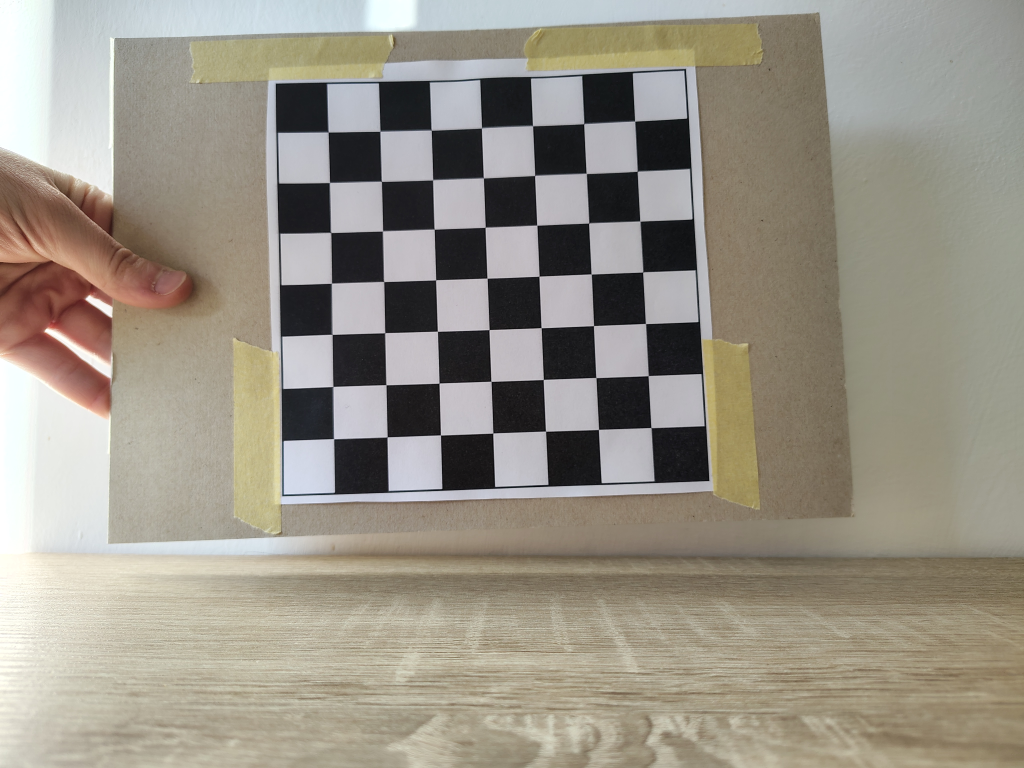
#> input picture images/chess-0.jpg, 4096 x 3072 px (shown at 1/4 size); its folder holds only this picture in this run
$ jupyter execute --allow-errors code.ipynb   (older library calls are emulated)
#> lines starting #> are read from the running program, lines starting #| are printed output that depends on the picture
[cell 1]
import numpy as np
import cv2

import glob

from os import path as ospath
#> (the rest of this cell did not finish here and is left out)

CAMERA CALIBRATION FROM OPENCV SITE

[cell 2]
# termination criteria
criteria = (cv2.TERM_CRITERIA_EPS + cv2.TERM_CRITERIA_MAX_ITER, 30, 0.001)

# prepare object points, like (0,0,0), (1,0,0), (2,0,0) ....,(6,5,0)
objp = np.zeros((7*7,3), np.float32)
objp[:,:2] = np.mgrid[0:7,0:7].T.reshape(-1,2)

# Arrays to store object points and image points from all the images.
objpoints = [] # 3d point in real world space
imgpoints = [] # 2d points in image plane.

images = glob.glob('images/chess-*.jpg')

for fname in images:
    img = cv2.imread(fname)
#> img is the input picture: shape (3072, 4096, 3); mean B, G, R 135, 147.1, 153.1
    gray = cv2.cvtColor(img, cv2.COLOR_BGR2GRAY)
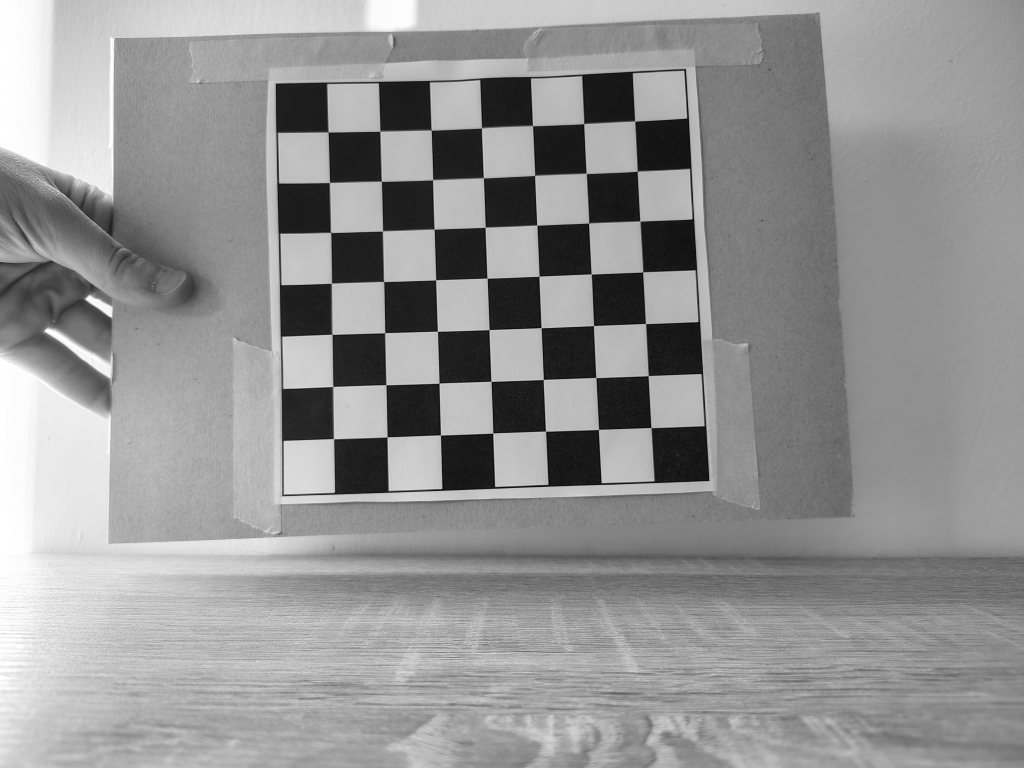
#> gray: shape (3072, 4096) (shown at 1/4 size); min 0, max 255, mean 147.5

    # Find the chess board corners
    ret, corners = cv2.findChessboardCorners(gray, (7,7), None)
#> ret = True; corners = 49 rows, first 8: [2539.7, 486.5], [2549, 685.7], [2560.9, 886.1], [2571.6, 1089.4], [2582.6, 1295.8], [2593.4, 1503.5], [2604.4, 1711.9], [2337.5, 497.9]

    # If found, add object points, image points (after refining them)
    if ret == True:
        objpoints.append(objp)

        corners2 = cv2.cornerSubPix(gray,corners, (11,11), (-1,-1), criteria)
#> corners2 = 49 rows, first 8: [2540, 486.3], [2550, 686.8], [2560.8, 886.2], [2571.9, 1089.7], [2583, 1295.7], [2593.7, 1503.9], [2605.1, 1711.5], [2336.2, 496.7]
        imgpoints.append(corners2)

        # Draw and display the corners
        cv2.drawChessboardCorners(img, (7,7), corners2, ret)
        cv2.imwrite(f'out/{ospath.basename(fname)}', img)

ret, mtx, dist, rvecs, tvecs = cv2.calibrateCamera(objpoints, imgpoints, gray.shape[::-1], None, None)
#> ret = 1.39; mtx = [[8393.4, 0, 2010], [0, 8834.1, 1717.4], [0, 0, 1]]; dist = [[2.29, -169.4, -0.0139, 0.00314, 4334.5]]; rvecs = ([-0.258, 0.247, 1.52],); tvecs = ([2.6, -5.71, 41.92],)


$ run again, on images/chess-2.jpg
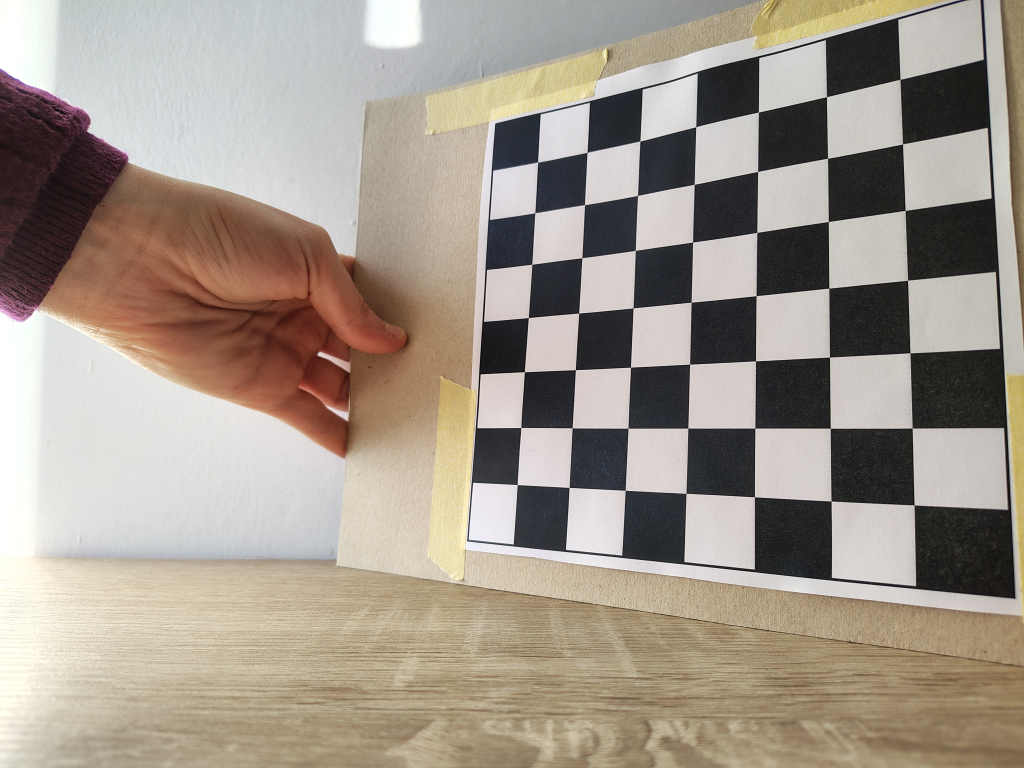
#> input picture images/chess-2.jpg, 4096 x 3072 px (shown at 1/4 size)
#> img is the input picture: shape (3072, 4096, 3); mean B, G, R 139.9, 151.4, 161.8
#> `gray = cv2.cvtColor(img, cv2.COLOR_BGR2GRAY)`:
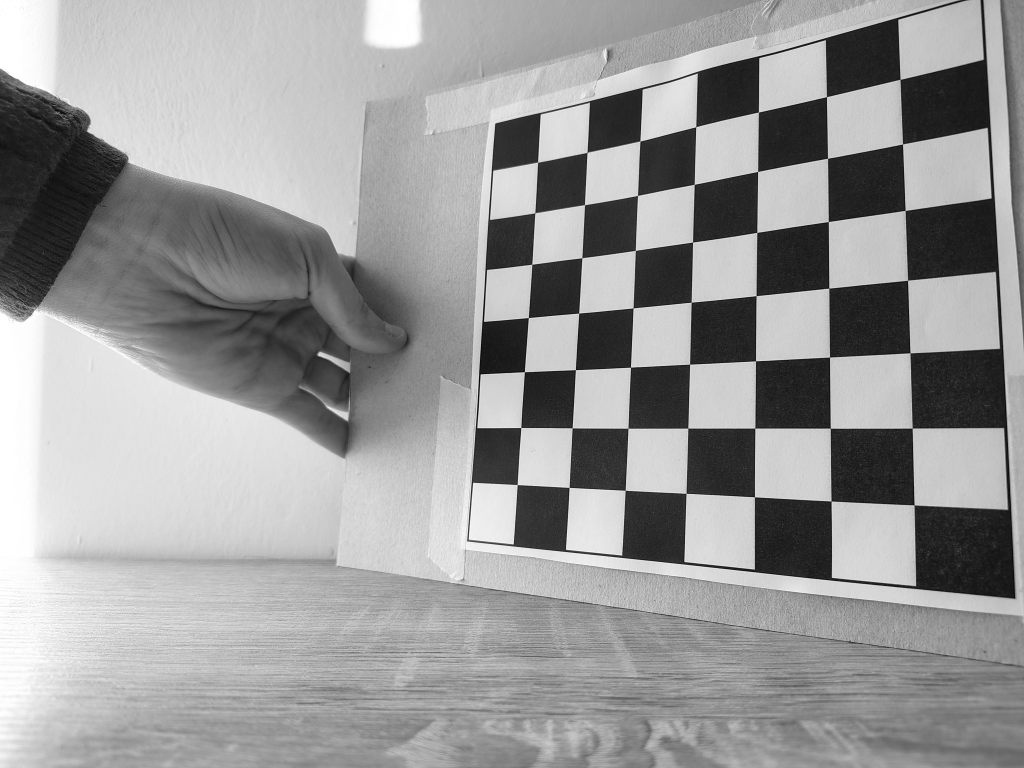
#> gray: shape (3072, 4096) (shown at 1/4 size); min 0, max 255, mean 153.2
#> `ret, corners = cv2.findChessboardCorners(gray, (7,7), None)`: ret = True; corners = 49 rows, first 8: [3601.5, 319], [3611.5, 577.4], [3621.3, 843.4], [3631.1, 1122.3], [3633, 1407], [3643, 1720], [3651, 2013], [3307, 388.4]
#> corners2 = 49 rows, first 8: [3601.5, 318.9], [3611.6, 577.4], [3621.8, 843.4], [3631.6, 1122.4], [3641.3, 1412.8], [3649.8, 1713.5], [3657.4, 2020.9], [3307.2, 388.2]
#> `ret, mtx, dist, rvecs, tvecs = cv2.calibrateCamera(objpoints, imgpoint..`: ret = 2.24; mtx = [[2830.5, 0, 1504.3], [0, 3068.4, 1548.3], [0, 0, 1]]; dist = [[0.00384, 0.119, -0.00718, -0.0239, -0.119]]; rvecs = ([0.299, 0.671, 1.56],); tvecs = ([8.23, -4.29, 10.73],)

$ run again, on images/chess-3.jpg
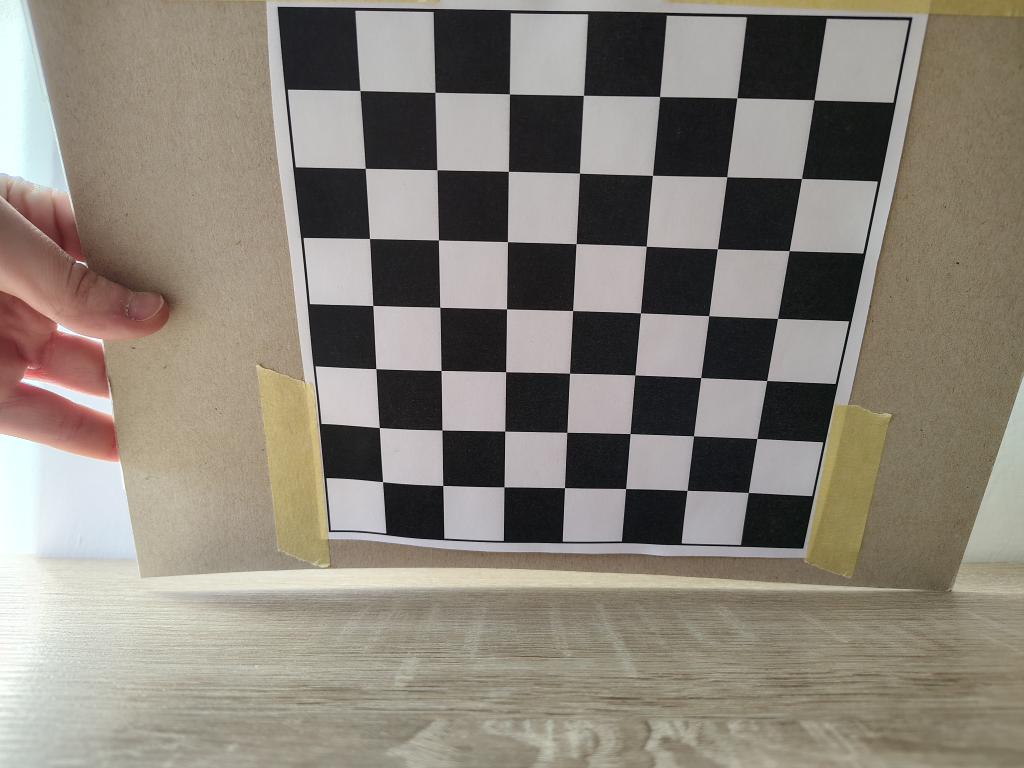
#> input picture images/chess-3.jpg, 4096 x 3072 px (shown at 1/4 size)
#> img is the input picture: shape (3072, 4096, 3); mean B, G, R 121.5, 131.9, 138.6
#> `gray = cv2.cvtColor(img, cv2.COLOR_BGR2GRAY)`:
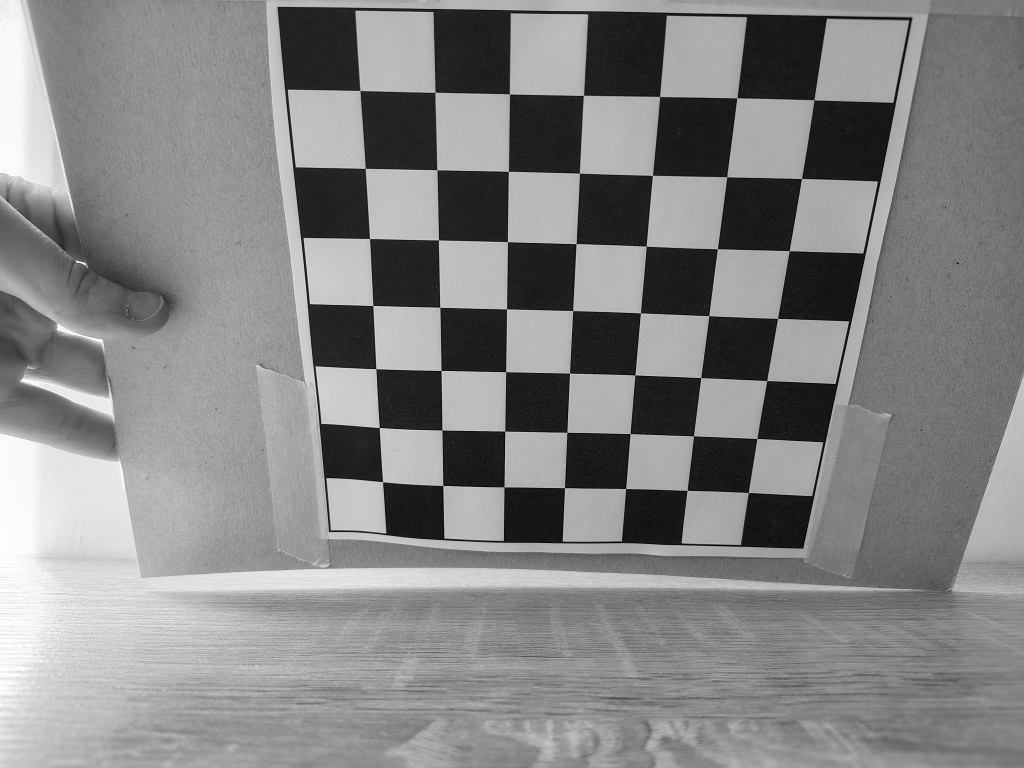
#> gray: shape (3072, 4096) (shown at 1/4 size); min 0, max 255, mean 132.7
#> `ret, corners = cv2.findChessboardCorners(gray, (7,7), None)`: ret = True; corners = 49 rows, first 8: [1441.6, 363.9], [1741.4, 371], [2039.8, 377.5], [2335.6, 383.5], [2639.6, 388.7], [2949, 393], [3256.6, 402.2], [1462.9, 674.5]
#> corners2 = 49 rows, first 8: [1441.5, 363.8], [1741.7, 370.7], [2039.6, 377.4], [2335.3, 382.9], [2640.2, 387.8], [2948.9, 393.1], [3257.4, 401.1], [1462.7, 674.5]
#> `ret, mtx, dist, rvecs, tvecs = cv2.calibrateCamera(objpoints, imgpoint..`: ret = 3.13; mtx = [[3590.9, 0, 2047], [0, 3869.2, 1469.1], [0, 0, 1]]; dist = [[-0.315, 4.02, 0.022, 0.00386, -11.75]]; rvecs = ([0.519, 0.0157, 0.0213],); tvecs = ([-2.03, -3.45, 11.8],)

$ run again, on images/chess-4.jpg
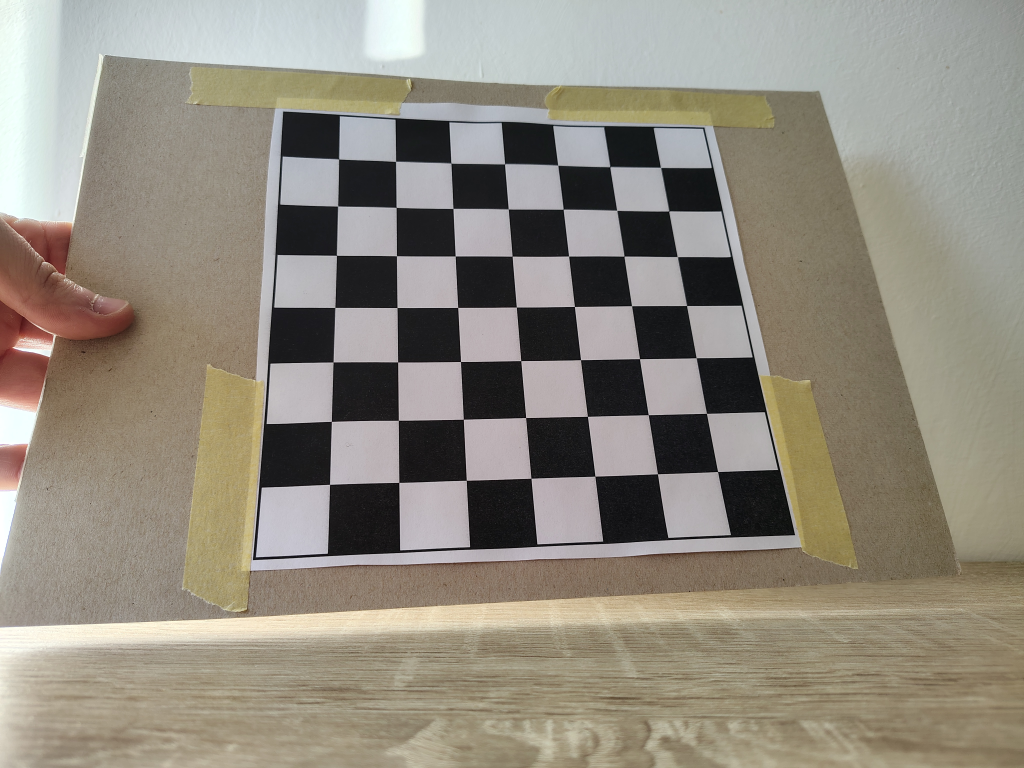
#> input picture images/chess-4.jpg, 4096 x 3072 px (shown at 1/4 size)
#> img is the input picture: shape (3072, 4096, 3); mean B, G, R 126.8, 138.9, 145
#> `gray = cv2.cvtColor(img, cv2.COLOR_BGR2GRAY)`:
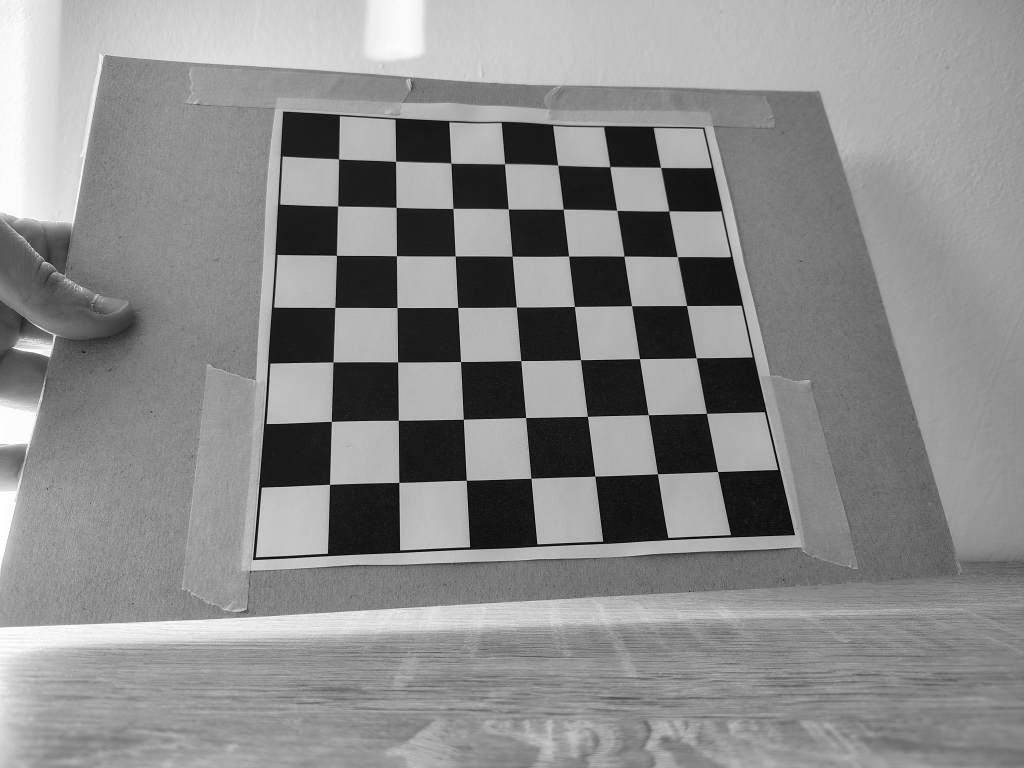
#> gray: shape (3072, 4096) (shown at 1/4 size); min 0, max 255, mean 139.3
#> `ret, corners = cv2.findChessboardCorners(gray, (7,7), None)`: ret = True; corners = 49 rows, first 8: [1356.7, 637.9], [1583.5, 647.9], [1805.5, 654.6], [2020.1, 657.9], [2232.9, 663.6], [2440.5, 668.7], [2643.9, 671.8], [1352.5, 826]
#> corners2 = 49 rows, first 8: [1356.7, 637.8], [1584.3, 647.2], [1805.5, 654.3], [2019.8, 657.2], [2232.5, 662.5], [2440.5, 668.8], [2643.3, 671.5], [1352.6, 825.8]
#> `ret, mtx, dist, rvecs, tvecs = cv2.calibrateCamera(objpoints, imgpoint..`: ret = 1.57; mtx = [[2896.2, 0, 2035.7], [0, 2983.2, 1645.1], [0, 0, 1]]; dist = [[0.393, -5.14, -0.0148, -0.00731, 19.36]]; rvecs = ([-0.436, -0.109, -0.0458],); tvecs = ([-3.04, -4.36, 13.32],)

$ run again, on images/chess-1.jpg
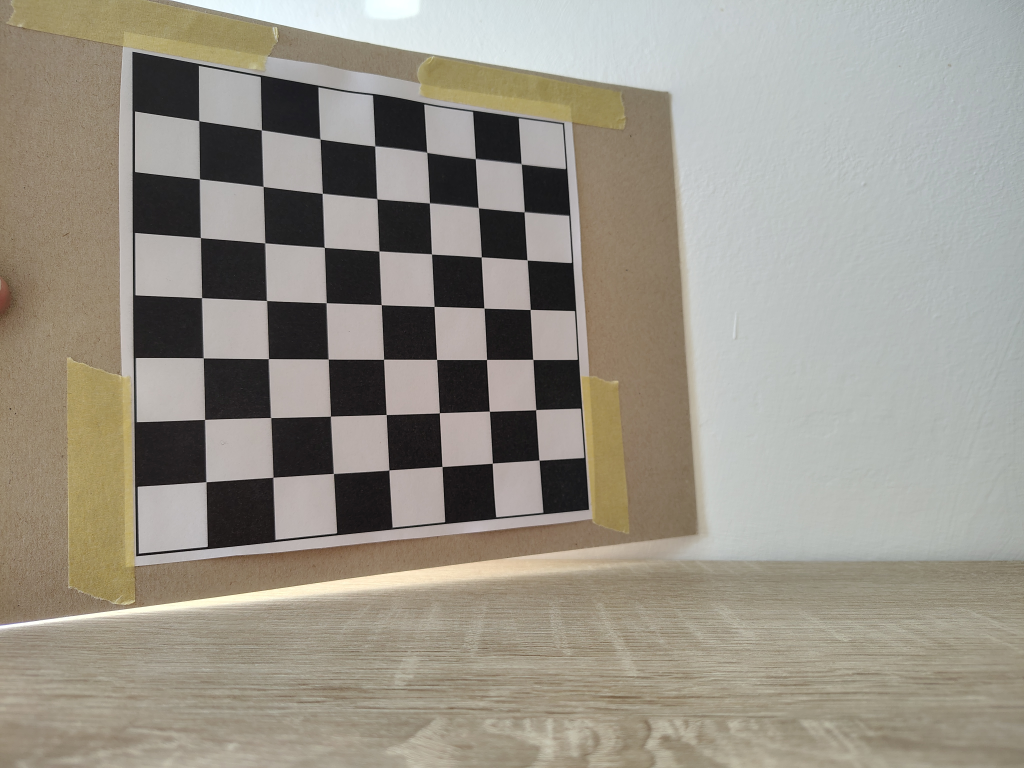
#> input picture images/chess-1.jpg, 4096 x 3072 px (shown at 1/4 size)
#> img is the input picture: shape (3072, 4096, 3); mean B, G, R 136.6, 147.6, 152.7
#> `gray = cv2.cvtColor(img, cv2.COLOR_BGR2GRAY)`:
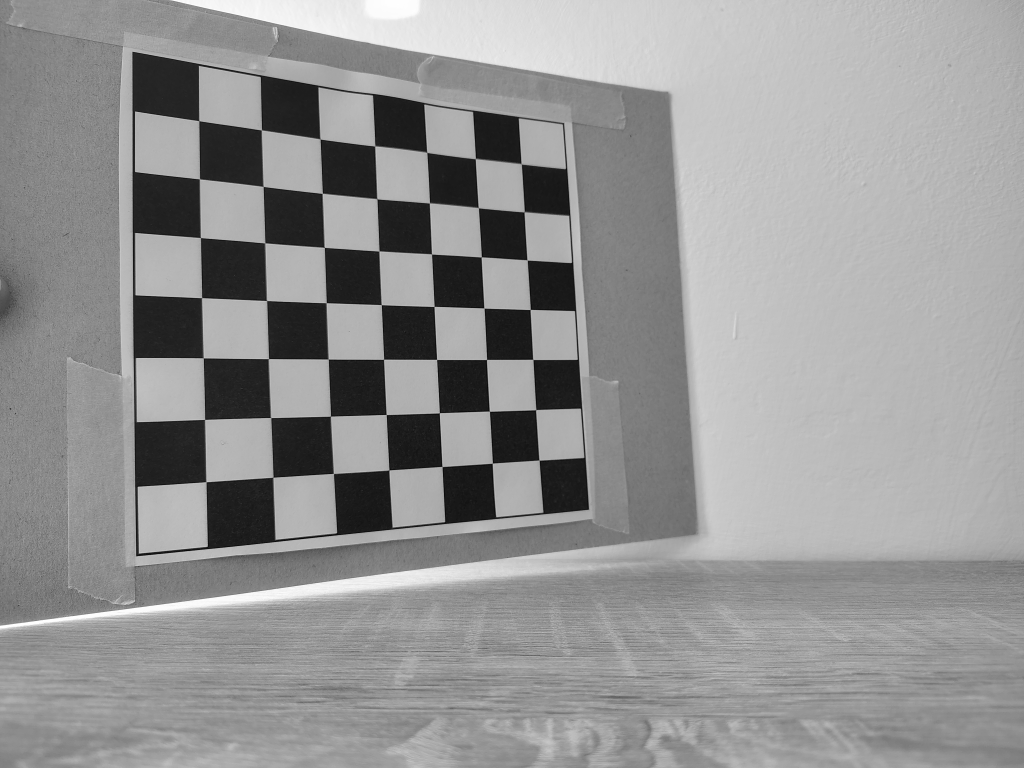
#> gray: shape (3072, 4096) (shown at 1/4 size); min 0, max 255, mean 147.9
#> `ret, corners = cv2.findChessboardCorners(gray, (7,7), None)`: ret = True; corners = 49 rows, first 8: [797.9, 484], [1047.9, 521.9], [1282, 557.3], [1501.7, 586.1], [1708.4, 612.7], [1903, 636.5], [2086.2, 658.4], [800.5, 717.9]
#> corners2 = 49 rows, first 8: [797.4, 484.7], [1047.9, 521.8], [1282.1, 557.7], [1501.1, 585.9], [1709.1, 611.4], [1902.9, 636.6], [2086.5, 657.3], [800.3, 717.4]
#> `ret, mtx, dist, rvecs, tvecs = cv2.calibrateCamera(objpoints, imgpoint..`: ret = 1.73; mtx = [[3035.1, 0, 1974.6], [0, 2936.4, 1391.6], [0, 0, 1]]; dist = [[-0.346, 2.61, -0.0166, 0.0058, -5.68]]; rvecs = ([-0.131, -0.466, -0.0265],); tvecs = ([-4.82, -3.76, 12.28],)
